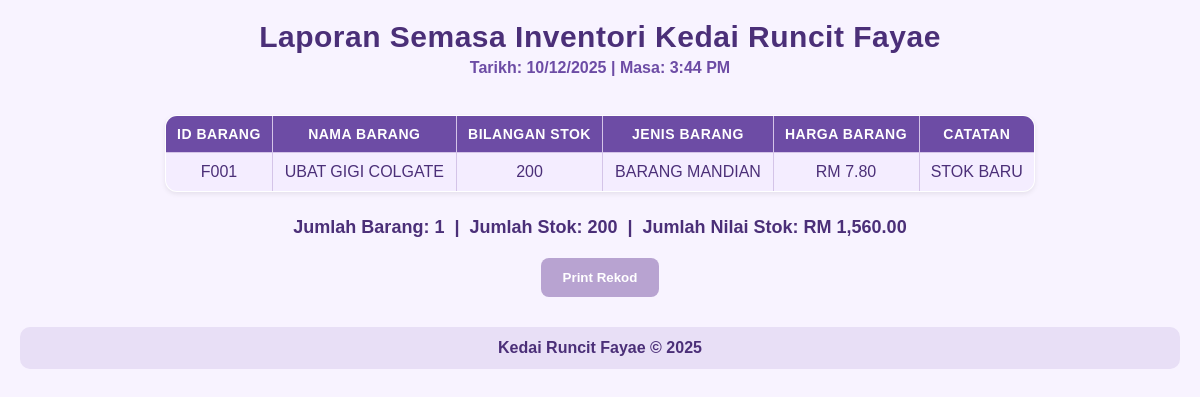
The page /generate.php on the database as committed earlier.
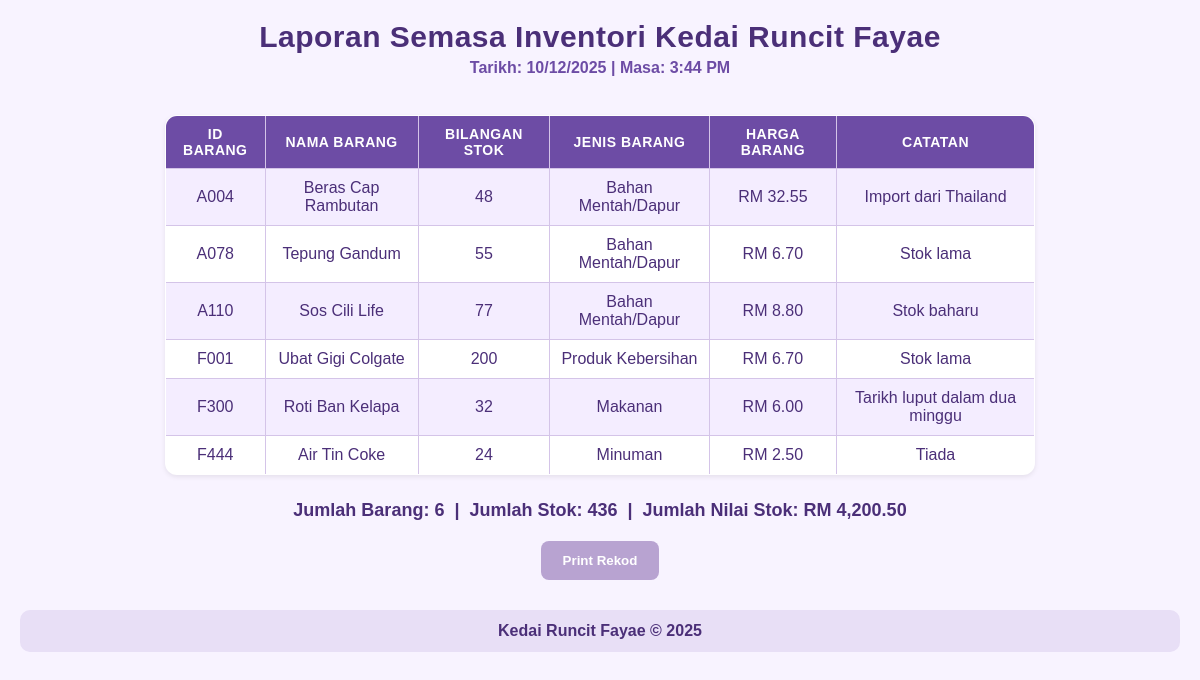
The same page on the database as committed later.
### tables this page shows
CREATE TABLE `kedai_runcit` (
  `idbarang` varchar(10) NOT NULL,
  `namabarang` varchar(100) NOT NULL,
  `bilstok` int(15) NOT NULL,
  `jenisbarang` varchar(20) NOT NULL,
  `harga` double NOT NULL,
  `catatan` varchar(100) NOT NULL
);

### generate.php (the view, shortened to what this page needs)
<?php
include("config.php");
$date = date("d/m/Y");
$time = date("g:i A");
$year = date("Y");
?>
<!DOCTYPE html>
<html>
<head>
</head>
<body>
<h1 style="text-align:center; margin-bottom:5px;">Laporan Semasa Inventori Kedai Runcit Fayae</h1>
<h2 style="text-align:center; margin-top:0; margin-bottom:20px;">
    Tarikh: <?php echo $date ?> | Masa: <?php echo $time ?>
</h2>
<br>
<table border="1" cellpadding="5" cellspacing="0" align="center">
    <tr>
        <th>ID BARANG</th>
        <th>NAMA BARANG</th>
        <th>BILANGAN STOK</th>
        <th>JENIS BARANG</th>
        <th>HARGA BARANG</th>
        <th>CATATAN</th>
    </tr>
    <?php
    $stok = 0;
    $jumharga = 0;
    $query = mysqli_query($conn, "SELECT * FROM kedai_runcit");
    $barang = mysqli_num_rows($query);
    while ($row = mysqli_fetch_assoc($query)) {
        $stok += $row['bilstok'];
        $jumharga += $row['bilstok'] * $row['harga'];
        echo "
        <tr>
            <td>".$row['idbarang']."</td>
            <td>".$row['namabarang']."</td>
            <td>".$row['bilstok']."</td>
            <td>".$row['jenisbarang']."</td>
            <td>RM ".number_format($row['harga'],2)."</td>
            <td>".$row['catatan']."</td>
        </tr>
        ";
    }
    ?>
</table>
<h3 align="center">
    Jumlah Barang: <?php echo $barang; ?>
    &nbsp;|&nbsp;
    Jumlah Stok: <?php echo $stok; ?>
    &nbsp;|&nbsp;
    Jumlah Nilai Stok: RM <?php echo number_format($jumharga, 2); ?>
</h3>
<center>
    <button class="no-print" onclick="window.print()">Print Rekod</button>
</center>
<footer>
    Kedai Runcit Fayae &copy; <?php echo $year ?>
</footer>
</body>
</html>

Rows that differ between the two databases and show on the page:
added kedai_runcit: idbarang "A004", namabarang "Beras Cap Rambutan", bilstok "48", jenisbarang "Bahan Mentah/Dapur", harga "32.55", catatan "Import dari Thailand"
added kedai_runcit: idbarang "A078", namabarang "Tepung Gandum", bilstok "55", jenisbarang "Bahan Mentah/Dapur", harga "6.70", catatan "Stok lama"
added kedai_runcit: idbarang "A110", namabarang "Sos Cili Life", bilstok "77", jenisbarang "Bahan Mentah/Dapur", harga "8.80", catatan "Stok baharu"
changed kedai_runcit "F001": namabarang "UBAT GIGI COLGATE" → "Ubat Gigi Colgate"; jenisbarang "BARANG MANDIAN" → "Produk Kebersihan"; harga "7.80" → "6.70"; catatan "STOK BARU" → "Stok lama"
added kedai_runcit: idbarang "F300", namabarang "Roti Ban Kelapa", bilstok "32", jenisbarang "Makanan", harga "6.00", catatan "Tarikh luput dalam dua minggu"
added kedai_runcit: idbarang "F444", namabarang "Air Tin Coke", bilstok "24", jenisbarang "Minuman", harga "2.50", catatan "Tiada"
Other text that changed with them:
$barang: "1" → "6"
$stok: "200" → "436"
$jumharga: "1,560.00" → "4,200.50"
